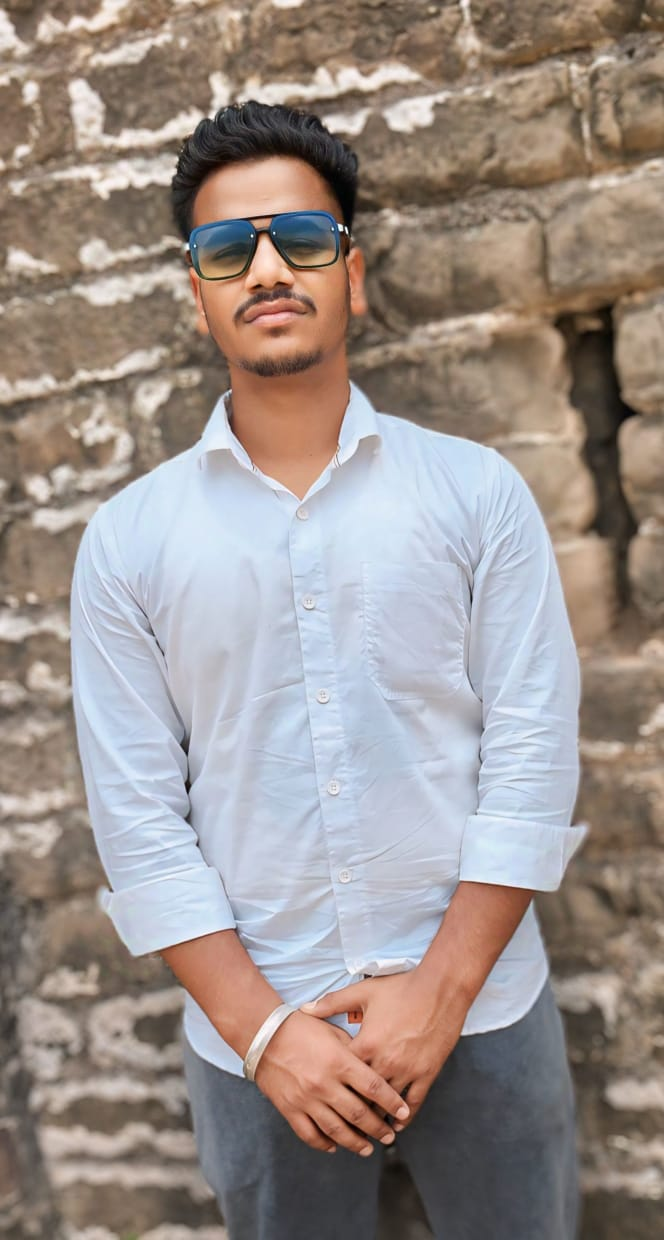
#> input picture Face Recognition Attendance System/dataset/Harsh/1.jpg, 664 x 1240 px, given in place of the camera
$ python light_paint.py
#> lines starting #> are read from the running program, lines starting #| are printed output that depends on the picture; after the words box and inside, x2 and y2 are one past the last pixel; in counts of white or black regions, pixels touching at a corner belong together
import cv2
import numpy as np

cap = cv2.VideoCapture(0)

# Canvas to store trails
trail = None

# Parameters
alpha = 0.2   # trail fading speed
threshold_value = 200  # brightness threshold

while True:
    ret, frame = cap.read()
#> frame is the input picture: shape (1240, 664, 3); mean B, G, R 138.7, 143.8, 154.8
    if not ret:
        break

    frame = cv2.flip(frame, 1)
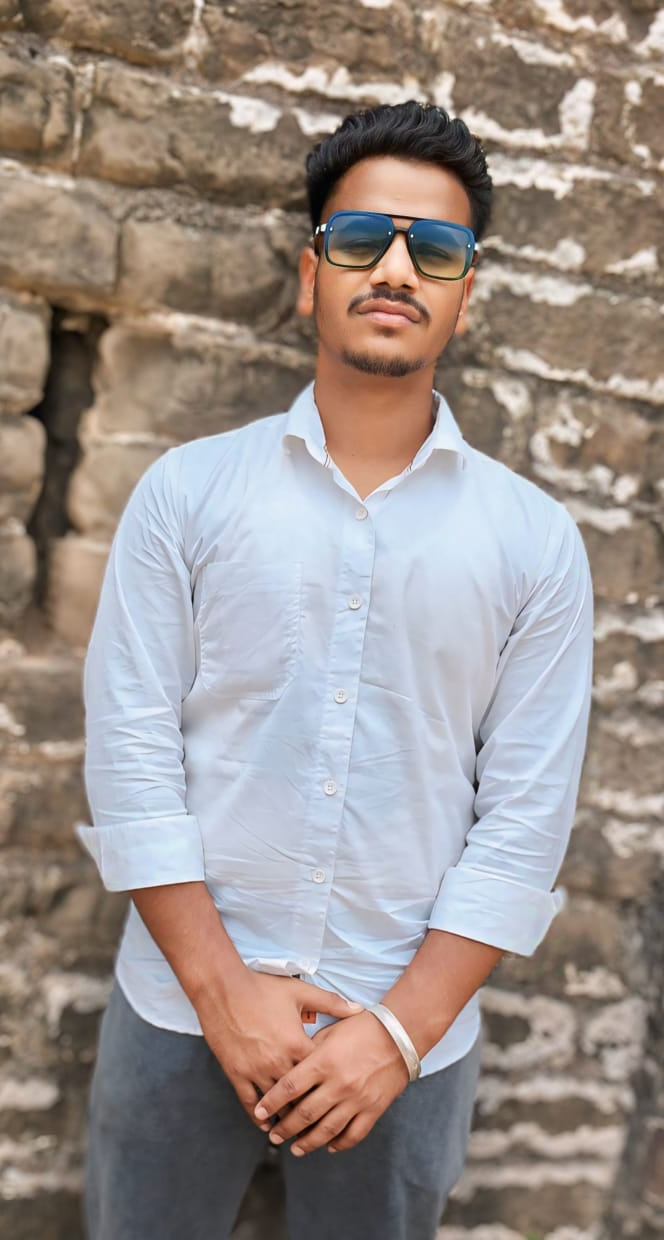
#> frame: shape (1240, 664, 3); mean B, G, R 138.7, 143.8, 154.8

    if trail is None:
        trail = np.zeros_like(frame)

    # Convert to grayscale
    gray = cv2.cvtColor(frame, cv2.COLOR_BGR2GRAY)
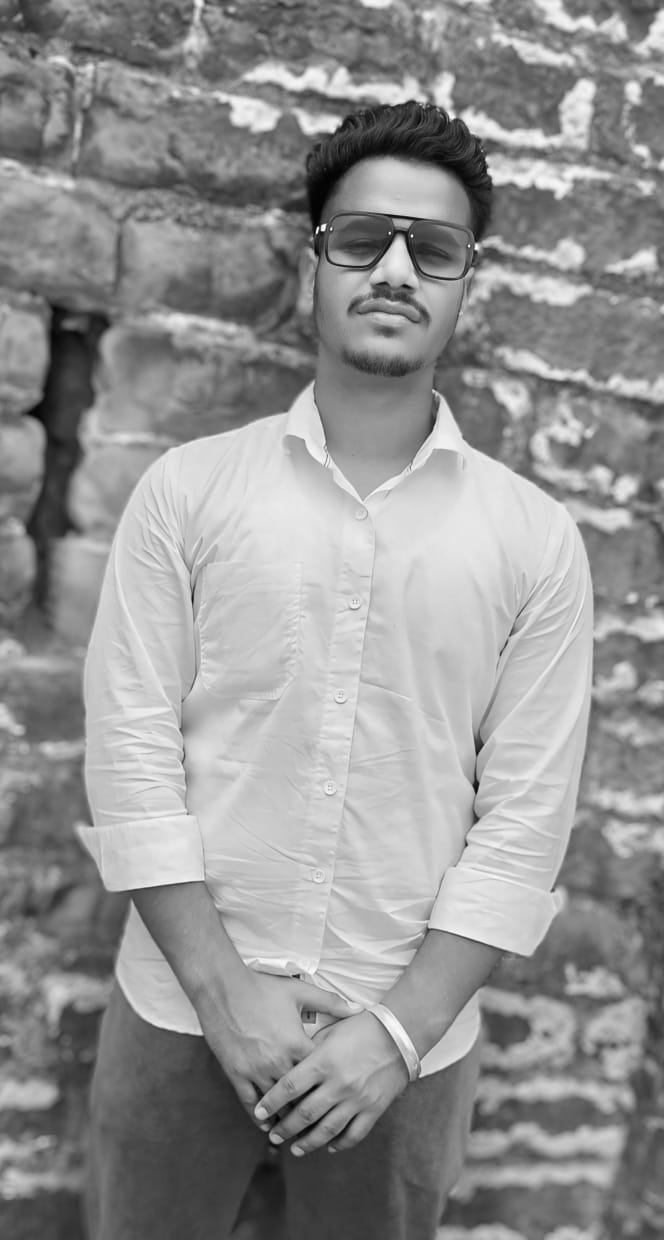
#> gray: shape (1240, 664); min 1, max 255, mean 146.5

    # Detect bright areas (light / finger with torch)
    _, mask = cv2.threshold(gray, threshold_value, 255, cv2.THRESH_BINARY)
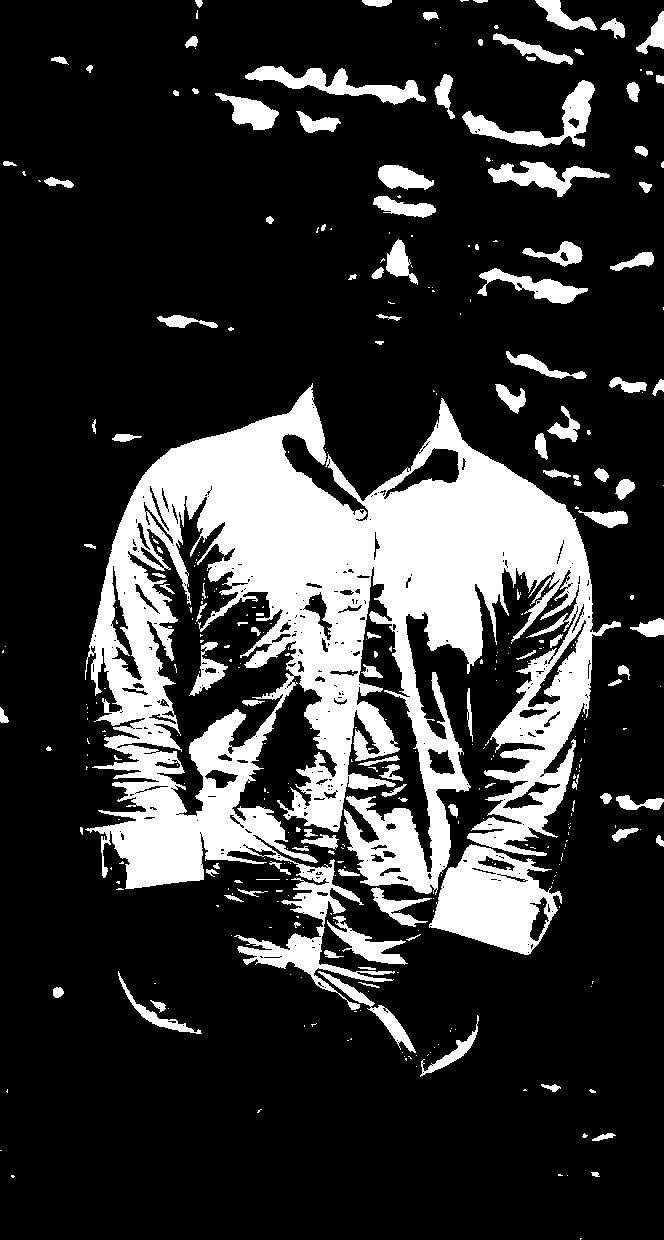
#> mask: shape (1240, 664); 20.7% white; 368 white regions (251 under 20 px), largest, box (x1, y1, x2, y2) and area: (85, 383, 621, 1010) 129952, (429, 844, 562, 955) 8460, (462, 80, 595, 147) 2492

    # Convert mask to color
    mask_colored = cv2.cvtColor(mask, cv2.COLOR_GRAY2BGR)

    # Add glow effect
    glow = cv2.GaussianBlur(mask_colored, (21, 21), 0)

    # Accumulate trails
    trail = cv2.addWeighted(trail, 1 - alpha, glow, alpha, 0)
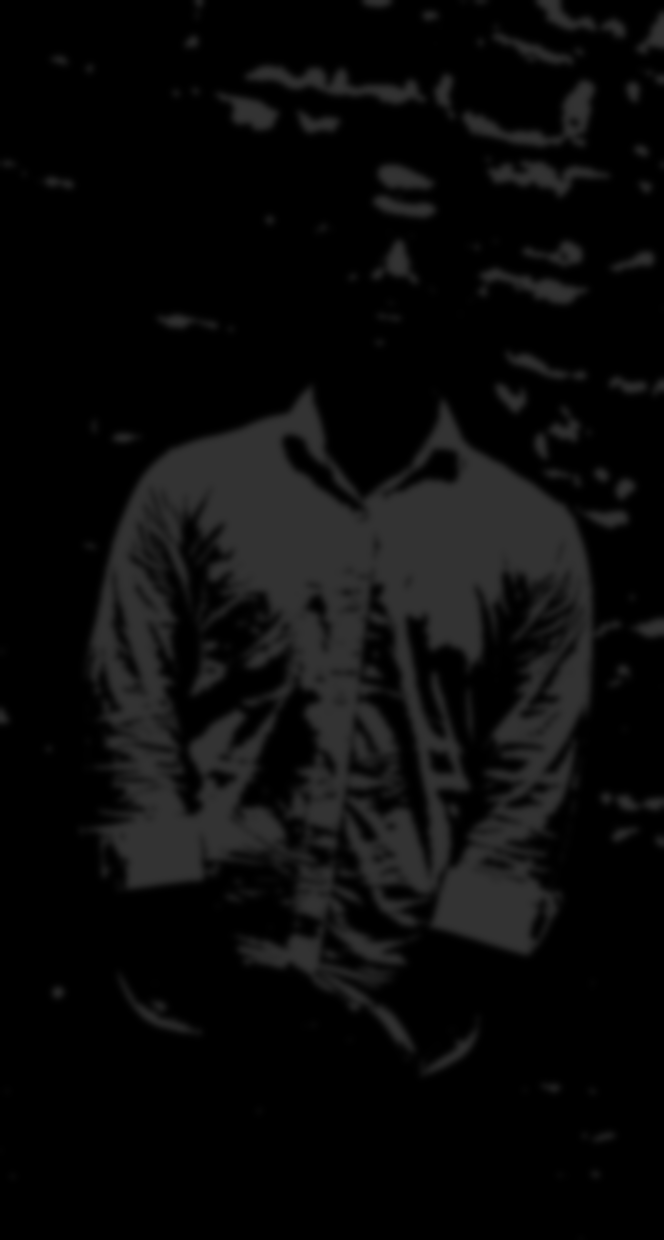
#> trail: shape (1240, 664, 3); min 0, max 51, mean 10.5

    # Combine with original frame
    output = cv2.add(frame, trail)

    cv2.putText(
        output,
        "Light Painting - Press C to Clear | Q to Quit",
        (10, 30),
        cv2.FONT_HERSHEY_SIMPLEX,
        0.7,
        (255, 255, 255),
        2
    )
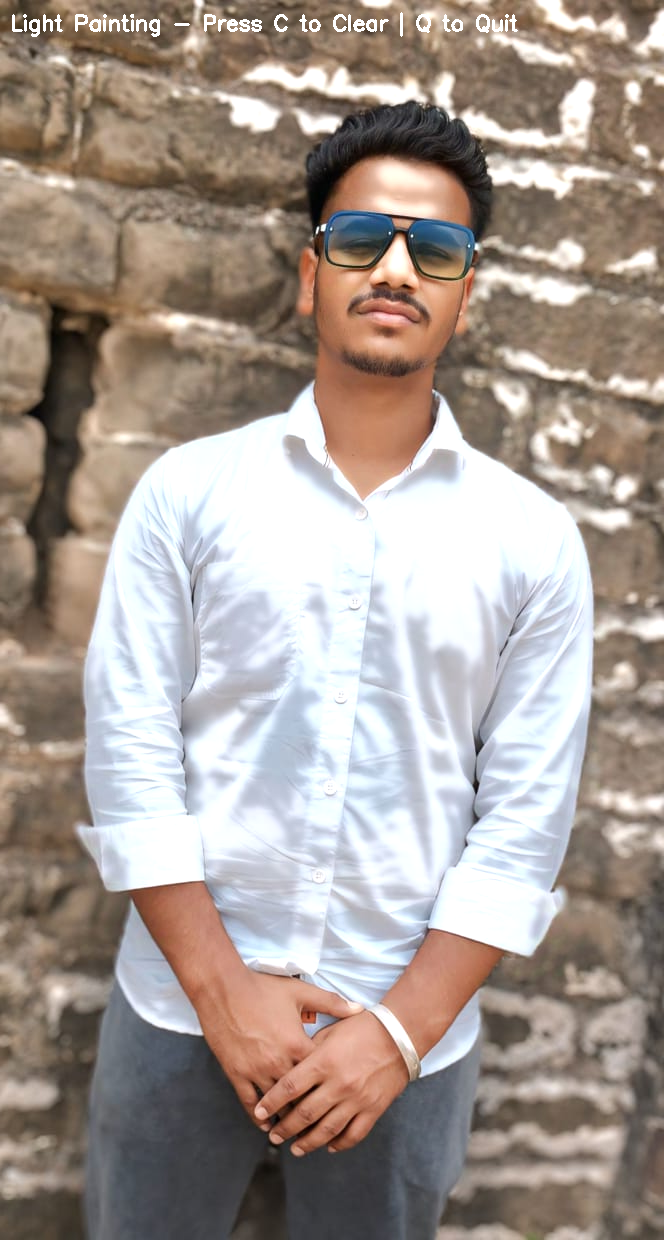
#> output: shape (1240, 664, 3); mean B, G, R 145.6, 153.1, 165.1

    cv2.imshow("Light Painting", output)

    key = cv2.waitKey(1) & 0xFF
#> (key q is pressed here)
    if key == ord("q"):
        break
    elif key == ord("c"):
        trail[:] = 0  # clear canvas

cap.release()
cv2.destroyAllWindows()

$ run again, on Face Recognition Attendance System/dataset/Harsh/2.jpg
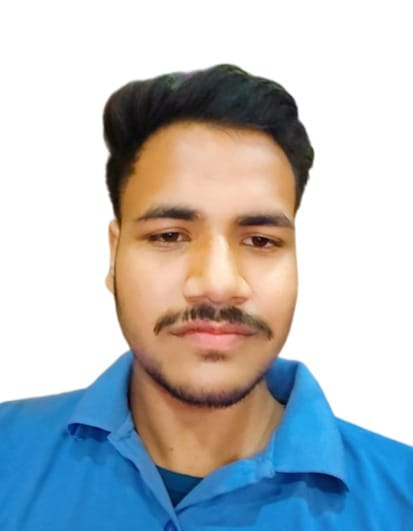
#> input picture Face Recognition Attendance System/dataset/Harsh/2.jpg, 413 x 531 px, given in place of the camera
#> frame is the input picture: shape (531, 413, 3); mean B, G, R 193.1, 187.9, 180.8
#> `_, mask = cv2.threshold(gray, threshold_value, 255, cv2.THRESH_BINARY)`:
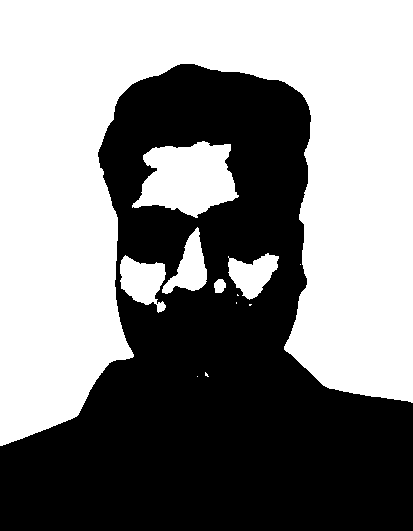
#> mask: shape (531, 413); 52.6% white; 1 black region, box (x1, y1, x2, y2) and area: (0, 64, 413, 531) 103860
#> `output = cv2.add(frame, trail)`:
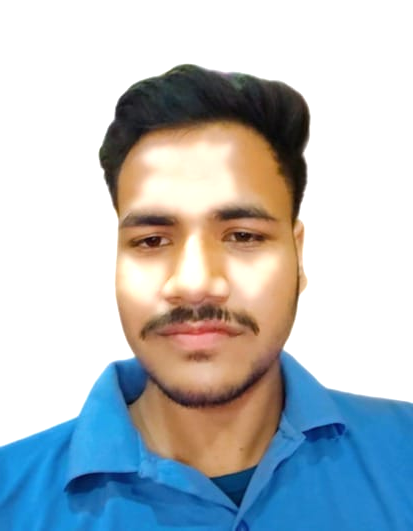
#> output: shape (531, 413, 3); mean B, G, R 195.9, 190.6, 182.1

$ run again, on Face Recognition Attendance System/dataset/Harsh/4.jpg
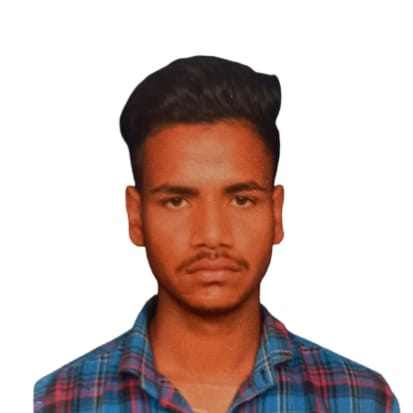
#> input picture Face Recognition Attendance System/dataset/Harsh/4.jpg, 413 x 413 px, given in place of the camera
#> frame is the input picture: shape (413, 413, 3); mean B, G, R 182.8, 187.2, 204.4
#> `_, mask = cv2.threshold(gray, threshold_value, 255, cv2.THRESH_BINARY)`:
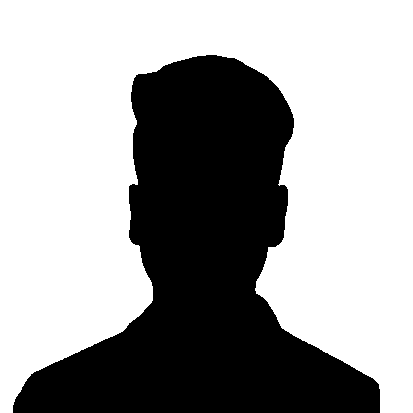
#> mask: shape (413, 413); 63.3% white; 1 black region, box (x1, y1, x2, y2) and area: (13, 55, 380, 413) 62641
#> `trail = cv2.addWeighted(trail, 1 - alpha, glow, alpha, 0)`:
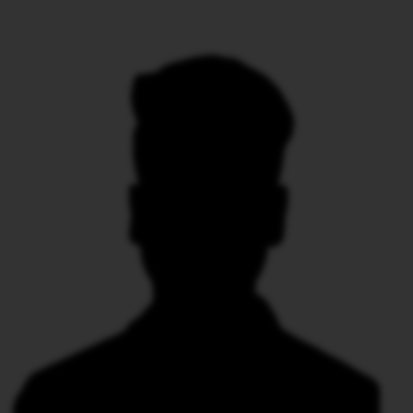
#> trail: shape (413, 413, 3); min 0, max 51, mean 32.3
